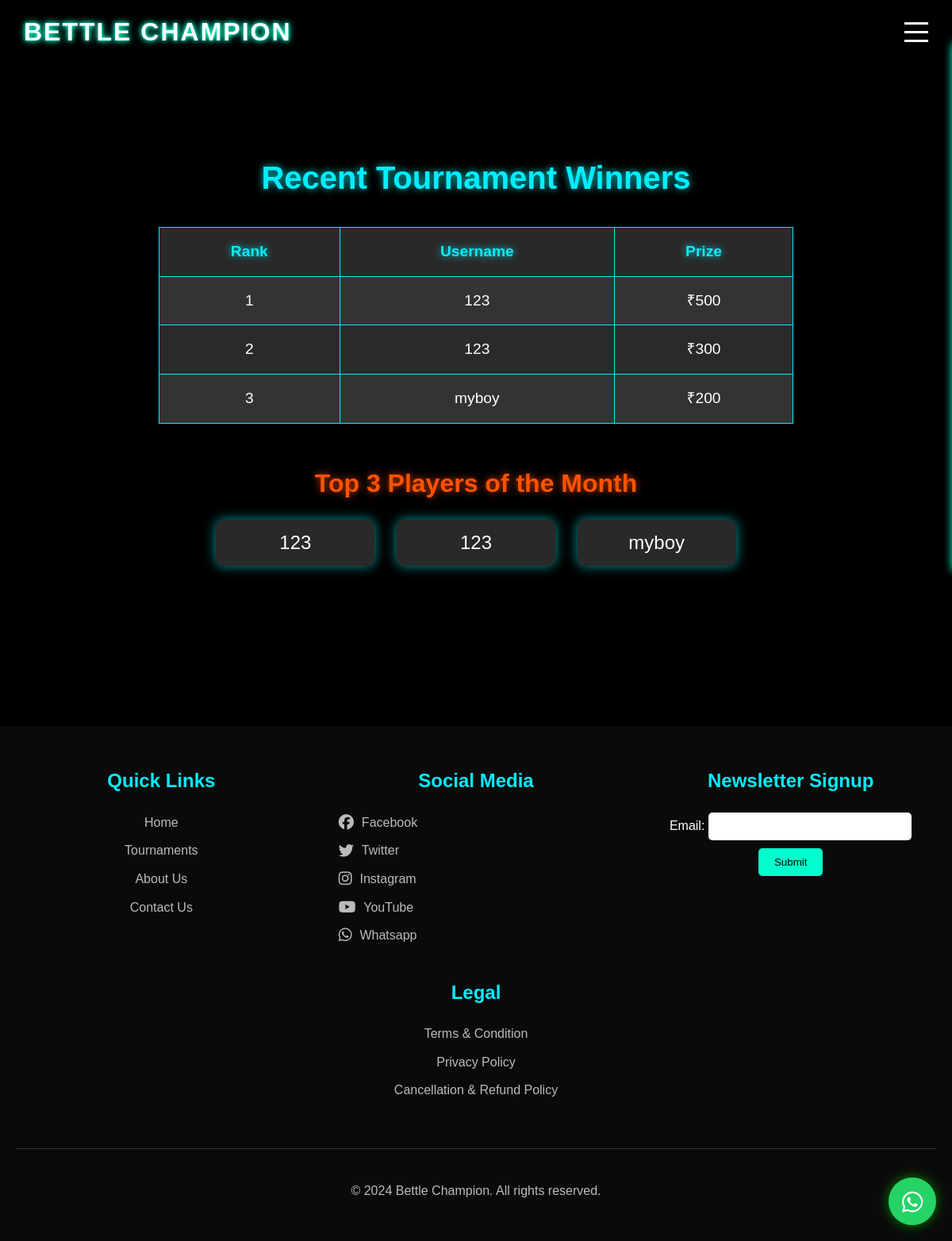
/leaderboard/ (signed in), run on the app's committed database.
### game/models.py (models this page shows, shortened)
class Leaderboard(models.Model):
    game_name_with_date =  models.CharField( max_length=500)
    first_place = models.ForeignKey(
        settings.AUTH_USER_MODEL,
        on_delete=models.SET_NULL,
        null=True,
        related_name='first_place',
        verbose_name='1st Place'
    )
    second_place = models.ForeignKey(
        settings.AUTH_USER_MODEL,
        on_delete=models.SET_NULL,
        null=True,
        related_name='second_place',
        verbose_name='2nd Place'
    )
    third_place = models.ForeignKey(
        settings.AUTH_USER_MODEL,
        on_delete=models.SET_NULL,
        null=True,
        related_name='third_place',
        verbose_name='3rd Place'
    )
    first_prize = models.CharField(max_length=50)
    second_prize = models.CharField(max_length=50)
    third_prize = models.CharField(max_length=50)

class CustomUser(AbstractUser):
    fullname = models.CharField(max_length=255, verbose_name="Full Name")
    mobile = models.CharField(max_length=15, unique=True,
                              verbose_name="Mobile Number")  # Unique mobile number
    city = models.CharField(max_length=100, blank=True,
                            null=True, verbose_name="City")
    email = models.EmailField(
        unique=True, verbose_name="Email")  # Unique email address
    profile_image = models.ImageField(upload_to='profile_pics/', blank=True, null=True, verbose_name="Profile Picture")

### game/views.py (the view)
# urls.py: path('leaderboard/', views.leaderboard, name='leaderboard'),
def leaderboard(request):
    leaderboard = Leaderboard.objects.order_by('-id').first()
    return render(request, 'leaderboard.html', {'leaderboard': leaderboard})

### game/forms.py
class NewsletterForm(forms.ModelForm):
    class Meta:
        model = NewsletterSubscriber
        fields = ['email']

### game/context_processors.py (called while the page is built)
def social_media_links(request):
    social_links = footer.objects.first()
    return {
        'social_links': social_links  # The key here will be available in all templates
    }

def faqs(request):
    return {
        'faqs': FAQ.objects.all()  # This will return all FAQs
    }

def partners(request):
    return {
        'partners': Partner.objects.all()
    }

def cta(request):
    return {
        'cta': CTA.objects.first()
    }

def newsletter_form(request):
    form = NewsletterForm()
    return {'newsletter_form': form}

### game/templates/leaderboard.html (shortened to what this page needs)
{% extends "base.html" %}
{% load static  %}
{% load cache %}
{% load compress %}
{% block css_file %}
{% cache 1440 leader_css %}
{% compress css %}
<link rel="stylesheet" href="{% static 'css/leaderboard.css' %}">
{% endcompress css %}
{% endcache %}
{% endblock %}
{% block content %}
{% cache 60 main_leaderboard %}
<section class="leaderboard-section">
  <h2>Recent Tournament Winners</h2>
  <table class="leaderboard">
    <thead>
      <tr>
        <th>Rank</th>
        <th>Username</th>
        <th>Prize</th>
      </tr>
    </thead>
    <tbody>
      <tr>
        <td>1</td>
        <td><a href="{% url 'user_report' leaderboard.first_place.username %}">{{ leaderboard.first_place.username }}</a></td>
        <td>₹{{ leaderboard.first_prize }}</td>
      </tr>
      <tr>
        <td>2</td>
        <td><a href="{% url 'user_report' leaderboard.second_place.username %}">{{ leaderboard.second_place.username }}</a></td>
        <td>₹{{ leaderboard.second_prize }}</td>
      </tr>
      <tr>
        <td>3</td>
        <td><a href="{% url 'user_report' leaderboard.third_place.username %}">{{ leaderboard.third_place.username }}</a></td>
        <td>₹{{ leaderboard.third_prize }}</td>
      </tr>
    </tbody>
  </table>
  <div class="top-players">
    <h3>Top 3 Players of the Month</h3>
    <ul>
      <li><a href="{% url 'user_report' leaderboard.first_place.username %}">{{ leaderboard.first_place.username }}</a></li>
      <li><a href="{% url 'user_report' leaderboard.second_place.username %}">{{ leaderboard.second_place.username }}</a></li>
      <li><a href="{% url 'user_report' leaderboard.third_place.username %}">{{ leaderboard.third_place.username }}</a></li>
    </ul>
  </div>
</section>
{% endcache %}
  {% endblock %}

### game/static/css/index.css (style rules this page uses)
* { margin: 0; padding: 0; box-sizing: border-box; }
body { font-family: Arial, sans-serif; background-color: black !important; color: #fff; }
a { text-decoration: none; color: white; }

### game/static/css/navbar.css (style rules this page uses)
* { margin: 0; padding: 0; box-sizing: border-box; }
body { font-family: 'Arial', sans-serif; background-color: #0a0a0a; color: #fff; line-height: 1.6; }

### game/static/css/leaderboard.css (style rules this page uses)
.leaderboard-section { background-color: black; padding: 24vh 20px; text-align: center; color: #fff; }
.leaderboard-section h2 { font-size: 2.5rem; color: #0ef; margin-bottom: 30px; text-shadow: 0px 0px 10px rgba(0, 255, 255, 0.8); }
.leaderboard { width: 100%; max-width: 800px; margin: 0 auto; border-collapse: collapse; }
.leaderboard th, .leaderboard td { padding: 15px 20px; border: 1px solid #0ef; text-align: center; font-size: 1.2rem; }
.leaderboard th { background-color: #292929; color: #0ef; text-shadow: 0px 0px 10px rgba(0, 255, 255, 0.8); }
.leaderboard td { background-color: #333; color: #fff; }
.leaderboard tr:nth-child(even) td { background-color: #2a2a2a; }
.top-players { margin-top: 50px; }
.top-players h3 { font-size: 2rem; color: #ff5200; margin-bottom: 20px; text-shadow: 0px 0px 10px rgba(255, 82, 0, 0.8); }
.top-players ul { list-style: none; padding: 0; }
.top-players li { font-size: 1.5rem; color: #fff; margin-bottom: 10px; padding: 10px; background-color: #292929; border-radius: 10px; display: inline-block; text-align: center; width: 200px; box-shadow: 0px 0px 15px rgba(0, 255, 255, 0.6); margin-left: 1%; margin-right: 1%; }

### game/static/css/footer.css (style rules this page uses)
.newsletter-form input { width: 70%; padding: 10px; border: none; border-radius: 5px; margin-bottom: 10px; }

### data on the page
Leaderboard: first_place.username "123", first_prize "500", second_place.username "123", second_prize "300", third_place.username "myboy", third_prize "200"
